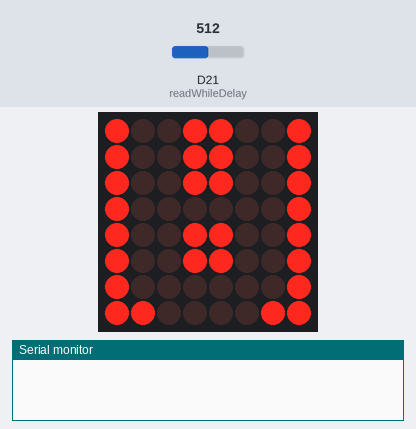
A sketch run on a simulated Arduino Zero (SAMD21). Shown: 8×8 LED matrix, the last lines printed to the serial monitor. Wiring (inferred from the names in the program): LED matrix (orientation assumed): rows D9, D7, D5, D3, D10, D12, A0, A2; columns D8, D6, D4, D2, D11, D13, A1, A3. The inputs (shaded band) are chosen by the test bench; at power-on: D21 (readWhileDelay) = 512 (analog values on the 0–1023 scale). Random numbers use the default seed unless the sketch sets one.

Above: at 1.28 s.
1.3 s: D21 (readWhileDelay) set to 0
At 1.41 s:
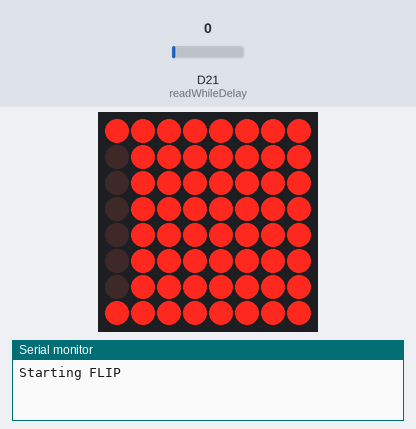
At 3.0 s:
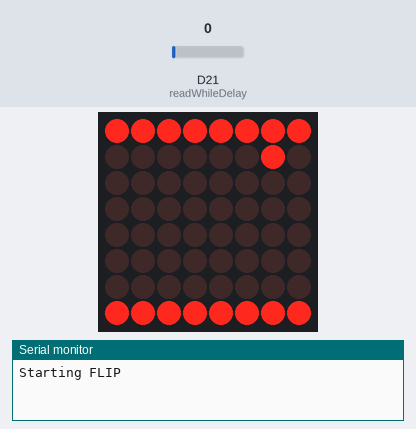
Timing chart, 0 to 4.5 s (numbered marks = the images above; inputs shaded):
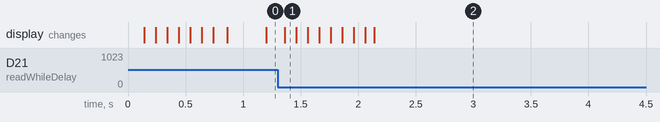

The sketch:

mGP1.ino
```cpp
///ENUMS - Primarily used as "State Machines"
//Keeps track of where the player is in their jump.
enum JumpState {
  SIT,
  JUMP,
  HANG,
  FALL
};

//Keeps track of the current gamemode
//Flipper mode works similar to a pinball launcher
//Direct mode works similar to a steering wheel
enum GameMode {
  DIRECT,
  FLIP
};

///OTHER GLOBALS - Globals that don't quite fit anywhere else
bool debug = false;

//GAME GLOBALS - Globals directly affecting game environment
GameMode gameMode = FLIP;
long long pillars;
int pillarCooldown = 0;
int pillarRNG = 20;
int tickRate = 300;
int lastTick = millis();

//INPUT GLOBALS - Globals tied to the input
bool held = false;
int readBuffer[30];

//OUTPUT GLOBALS - Globals tied to the output
int _columnPins[] = { 8, 6, 4, 2, 11, 13, A1, A3 };
int _rowPins[] = { 9, 7, 5, 3, 10, 12, A0, A2 };

//CHARACTER GLOBALS - Globals tied to the player character
long long character;
int currentHeight;
int jumpHeight;
int hangStart;
int hangTime = tickRate * 3;
JumpState jumpState = SIT;

//GAMEPLAY CONSTANTS - Constans affecting the gameplay
int minCooldown = 5;
int minimumTickRate = 100;

//CHARACTER DEFAULTS - Constants used for resetting the player character
long long characterDefault = 0x0000000000004000;
int jumpHeightDefault;

//GAMEPLAY DEFAULTS - Constants used for resetting the environment
long long floorCeiling = 0xFF000000000000FF;
int pillarCooldownDefault = 20;
int pillarRNGDefault = 0;
int tickRateDefault = 300;

//DISPLAY DEFAULTS - Constants used for resetting/setting the display
long long defaultPillar = 0x0001010101010100;
long long lastMask = 0x7F7F7F7F7F7F7F7F;
long long letterA = 0x3C7E66667E666666;
long long letterE = 0x7E7E607C7C607E7E;
long long letterG = 0x3C7E606E6E667E3E;
long long letterM = 0x42667E5A42424242;
long long letterO = 0x3C7E666666667E3C;
long long letterR = 0x7C7E627E7C666666;
long long letterV = 0x6666666666263C18;
long long gameOverText[] = {letterG, letterA, letterM, letterE, letterO,
letterV, letterE, letterR};


///INPUT FUNCTIONS - Functions affecting data input
//Replaces the delay function in order for us to read data while also
//displaying pixels simultaneously. Since the requeuing takes so long,
//it functions without needing to use millis()
void readWhileDelay() {
  bufferInsert(analogRead(A7));
}

//Allows us to store any data read in while outputting the screen
//In addition, while moving data forward in the queue, checks for
//any zeros and maximum values. If there are no zeros, the user
//is holding the paddle, which then sets a global variable held.
//If there are zeros, and held was previously set, that means the user
//let go of the paddle, and we use the stored maximum value to calculate
//the jump height.
void bufferInsert(int data) {
  bool zero = false;
  int max = 0;

  for (int i = 29; i >= 0; i--) {
    readBuffer[i+1] = readBuffer[i];
    max = (max > readBuffer[i]) ? max : readBuffer[i];
    if (readBuffer[i] == 0) {
      zero = true;
    }
  }

  if (held && zero) {
    jumpHeight = max * 5 / 500;

    if (jumpHeight > 5) {
      jumpHeight = 5;
    }

    if (jumpState == SIT) jumpState = JUMP;
    held = false;
  }

  else if (!zero && !held) {
    held = true;
  }

  readBuffer[0] = data;
}

//Checks the input state. If the user performs the jumping action (e.g)
//the paddle is brought to 0 where the band normally holds the flipper,
//the game starts in flip mode. If the paddle is brought to 4095,
//the opposite end, the game starts in direct mode.
bool checkInput() {
  if (jumpState == JUMP) {
    gameMode = FLIP;
    Serial.print("Starting FLIP\n");
    return 1;
  }
  else if (readBuffer[0] >= 4000) {
    gameMode = DIRECT;
    return 1;
  }
  return 0;
}

///DISPLAY FUNCTIONS - Functions affecting data output
//Sets pins to output.
void setPins(int arr[], int size, bool out) {
  for (int i = 0; i < size; i++){
    pinMode(arr[i], out);
  }
}

//Resets all display pins to show nothing.
void resetAll(int rows[], int cols[], int size) {
  for (int i = 0; i < 8; i++) {
    for (int j = 0; j < 8; j++) {
      digitalWrite(_columnPins[i], HIGH);
      digitalWrite(_rowPins[i], LOW);
    }
  }
}

//Writes an individual row of the 8x8.
void writeRow(char pattern, int cols[], int row, int size) {
  digitalWrite(row, HIGH);
  for (int i = 0; i < size; i++) {
    digitalWrite(cols[i], !((pattern >> i) & 1));
  }
}

//Using writeRow, goes through the 8 rows and writes them with a small
//delay between each write.
void writeScreen(long long pattern, int cols[], int rows[], int size) {
  for (int i = 0; i < size; i++) {
    writeRow(((pattern >> (size * i)) & 255), cols, rows[i], size);
    readWhileDelay();
    digitalWrite(rows[i], LOW);
  }
}

//Writes a screen for an exact length of time using writeScreen
void writeTime(long long pattern, int cols[], int rows[], int size, int timespan = 1000) {
  unsigned long StartTime = millis();
  while (millis() - StartTime < timespan) {
    writeScreen(pattern, cols, rows, size);
  }
}

///GAME FUNCTIONS - Directly affecting aspects of gameplay
//Moves the pillar entities to the left, destroys what would
//fall off the screen.
long long movePillars(long long pillars) {
  return (pillars & lastMask) << 1;
}

//Creates a pillar based on a bit sequence held by a character
long long generatePillar(char type) {
  long long pillar = 0;
  for (int i = 0; i < 6; i++) {
    pillar |= ((long long)(type >> i) & 1) << (8 * (i + 1));
  }
  return pillar;
}

//Reset all modifiable globals to their defaults.
void resetDefaults() {
  while(debug) { writeScreen(letterE, _columnPins, _rowPins, 8); }
  pillarCooldown = pillarCooldownDefault;
  pillarRNG = pillarRNGDefault;
  tickRate = tickRateDefault;
  jumpState = SIT;
  jumpHeight = 0;
  currentHeight = 0;
  character = characterDefault;
}

//If in direct mode, just do simple input division to get position.
//Otherwise, use a state machine to modify the characters position
//and return afterwards.
//SIT - Position and Movement = 0
//JUMP - Position++ until height is reached
//HOLD - Position static until 3 * ticks has pased
//FALL - Position-- until 0 is reached.
int getPosition() {
  if (gameMode == DIRECT) {
    return readBuffer[0] * 6 / 4096;
  }

  switch(jumpState) {
    case SIT:
      jumpHeight = 0;
      currentHeight = 0;
      break;
    case JUMP:
      if (held) {
        jumpState = SIT;
        jumpHeight = 0;
      }
      else if (currentHeight == jumpHeight) {
        jumpState = HANG;
        hangStart = millis();
      }
      else {
        currentHeight++;
      }
      break;
    case HANG:
      if (millis() - hangStart > hangTime) {
        jumpState = FALL;
      }
      break;
    case FALL:
      if (currentHeight > 0) {
        currentHeight--;
      }
      else {
        jumpState = SIT;
      }
      break;
  }
  return currentHeight;
}

//Infinite loop that doesn't break until the character and columns overlap.
//Places the character based on getPosition. Checks if the tick time has
//been reached. If so, moves the pillars, and adds to the RNG factor
//After a certain threshold is reached, the game has a chance to generate
//a pillar. If the condition occurs, current pillars get shuffled to the
//left and the game generates a random 5 bit number that has a gap in it
//and sends it to generate pillar. Ors the pillar into the pillars entity.
//Tick rate gets reduced to make the game faster, and hangtime is adjusted
//to the new tick rate. lastTick is set to millis() for timekeeping.
//After, writes the screen.
long long gamePlay() {
  resetDefaults();
  while(!(character & pillars)) {
    character = characterDefault << (getPosition() * 8);
    if (millis() - lastTick > tickRate) {
      pillars = movePillars(pillars);
      if (random(0, pillarRNG++) > pillarCooldown) {
        pillars |= generatePillar(random(1, 62));
        pillarRNG = 0;
        tickRate -= (tickRate > minimumTickRate) ? 20 : 0;
        hangTime = tickRate * 3;
      }
      lastTick = millis();
    }
    writeScreen((floorCeiling | character | pillars), _columnPins, _rowPins, 8);
  }
}

//Infinite loop until the player moves the flipper to one end or the other.
//Displays an outro sequence where the character gets covered by
//undodgeable columns and displays a sequence of GAMEOVER. Once a paddle
//input is detected, selects the gamemode and releases the player with a
//brief outro.
void gameOver() {
  for (int i = 0; i < 8; i++) {
    pillars = movePillars(pillars);
    pillars |= defaultPillar;
    writeTime((floorCeiling | characterDefault | pillars), _columnPins, _rowPins, 8, 100);
  }

  int letter = 0;
  bool pressed = false;
  int lastDisplay = millis();
  jumpState = SIT;

  while (!checkInput()) {
    if (millis() - lastDisplay > 333) {
      lastDisplay = millis();
      letter = (letter + 1) & 7;
    }
    writeScreen(~gameOverText[letter], _columnPins, _rowPins, 8);
  }

  while (pillars) {
    pillars = movePillars(pillars);
    writeTime((floorCeiling | pillars), _columnPins, _rowPins, 8, 100);
  }
}

//Sets the read resolution higher, seeds the random generator with noise,
//and sets output pins to display nothing.
void setup() {
  analogReadResolution(12);
  randomSeed(analogRead(0));
  setPins(_columnPins, 8, OUTPUT);
  setPins(_rowPins, 8, OUTPUT);
  resetAll(_rowPins, _columnPins, 8);
}

//Gameplay and GameOver continuously between one another.
void loop() {
  gameOver();
  gamePlay();
}
```
